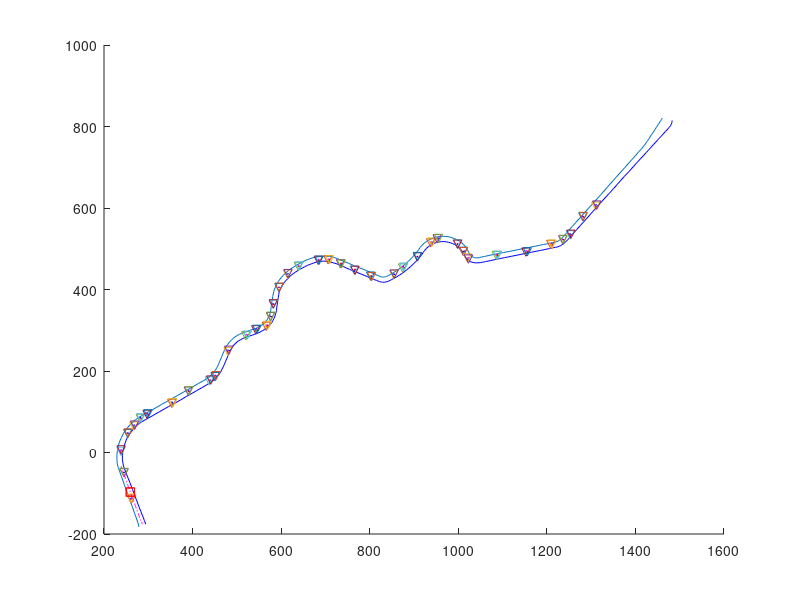
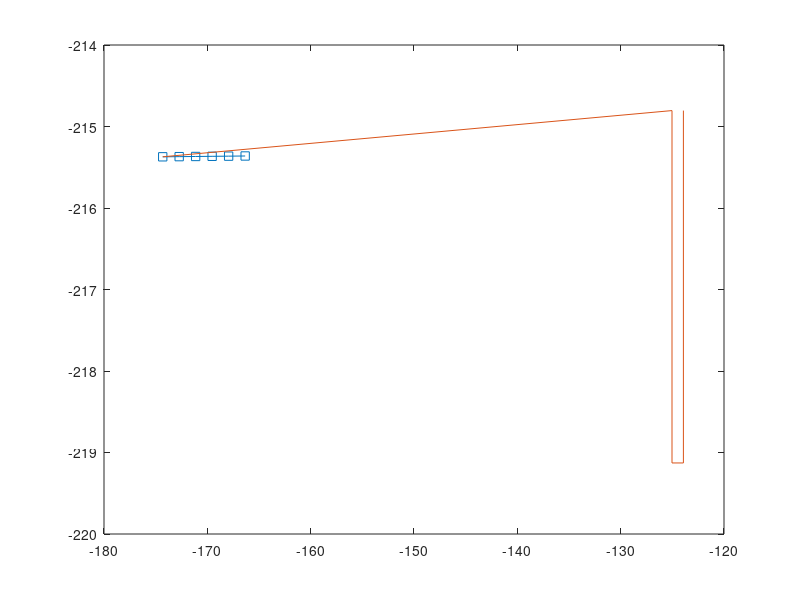

Reproduce these figures in MATLAB, in order. (Note: this script raises an error after producing the figures.)
clear all
close all
clc
%% Load test data
load('Init_MPC_test.mat')

%%
h1=figure;
hold on
plot(bl_x,bl_y,br_x,br_y,'b');%cline_x,cline_y,'--',
for pp=1:nobs
    plot(Xobs{pp}(1:2,1),Xobs{pp}(1:2,2),'-r')
    plot(Xobs{pp}(2:3,1),Xobs{pp}(2:3,2),'-g')
    plot(Xobs{pp}(3:4,1),Xobs{pp}(3:4,2),'-b')
    plot(Xobs{pp}([4 1],1),Xobs{pp}([4 1],2),'-m')
    plot(obs_fm_mat(1,pp),obs_fm_mat(2,pp),'v')
    plot(obs_bm_mat(1,pp),obs_bm_mat(2,pp),'v')
end
figure(h1);
hold on
plot(x_ref(:,1),x_ref(:,3),'-.m');

%% Testing parameters
x=x_ref';
u=u_ref';
k=60;%Time index for testing
n_det=1;%Obstacle detected
pp=2;%Chosen obstacle
z_test=zeros(Ndec,1);
z_test=[reshape(x(:,k:k+horizon)-x_ref(k:k+horizon,:)',n*(horizon+1),1);reshape(u(:,k:k+horizon-1),m*(horizon),1)];
%%

go_left_mat=[];

figure(h1)
plot(x(1,k),x(3,k),'sr')

%     [mind2_obs,pp]=min((x(1,k)- obs_fm_mat(1,:)).^2+(x(3,k)- obs_fm_mat(2,:)).^2);

%Vehicle and obstacle points in obstacle C.S
R_obs=[cos(th_obs(pp)) sin(th_obs(pp));-sin(th_obs(pp)) cos(th_obs(pp))];;%Rotation matrix to get from world CS to obstacle CS
xvl=R_obs*[x(1,k);x(3,k)];
xobl=R_obs*[obs_x_mat(:,pp)';obs_y_mat(:,pp)'];

xv_test=R_obs*[x(1,k:k+horizon);x(3,k:k+horizon)];

h2=figure
plot(xv_test(1,:),xv_test(2,:),'-s')
%                 plot(xvl(1),xvl(2),'s')
hold on
plot([xvl(1) xobl(1,:)],[xvl(2) xobl(2,:)],'-')

%             keyboard


%Inequality constraints for obstacles

if n_det>0
    figure(h1)
    plot(x(1,k),x(3,k),'sr')
    %Index of closest obstacle
    %         [mind2_obs,pp]=min((x(1,k)- obs_fm_mat(1,:)).^2+(x(3,k)- obs_fm_mat(2,:)).^2);
    %
    % %         for pp=1:n_det %Loop over obstacles wthin range
    %             %Vehicle and obstacle points in obstacle C.S
    %             R_obs=[cos(th_obs(pp)) sin(th_obs(pp));-sin(th_obs(pp)) cos(th_obs(pp))];;%Rotation matrix to get from world CS to obstacle CS
    %             xvl=R_obs*[x(1,k);x(3,k)];
    %             xobl=R_obs*[obs_x_mat(:,pp)';obs_y_mat(:,pp)'];
    %             h2=figure
    %             plot(xvl(1),xvl(2),'s')
    %             hold on
    %             plot(xobl(1,:),xobl(2,:),'-')
    % %             keyboard
    if (xvl(1)<max(xobl(1,:)))
        
        %Perpendicular distances from left side of obstacle to left side of track
        pdist1=perp_dist(obs_x_mat(1,pp),obs_y_mat(1,pp),TestTrack.bl);
        pdist4=perp_dist(obs_x_mat(4,pp),obs_y_mat(4,pp),TestTrack.bl);
        pdistl=min(pdist1,pdist4);
        %Perpendicular distances from right side of obstacle to right side of track
        pdist2=perp_dist(obs_x_mat(2,pp),obs_y_mat(2,pp),TestTrack.br);
        pdist3=perp_dist(obs_x_mat(3,pp),obs_y_mat(3,pp),TestTrack.br);
        pdistr=min(pdist2,pdist3);
        %Which side of obstacle is closest to car
        [mind2,indmin]=min((xvl(1)- obs_x_mat(1:2,pp)).^2+(x(3,k)- obs_y_mat(1:2,pp)).^2);
        
        if (indmin==1 && pdistl>lim_pdist) %left side is closer and there is space to go on that side
            goleft=1;
        elseif (indmin==2 && pdistr>lim_pdist) %right side is closer and there is space to go on that side
            goleft=0;
        else
            if (pdistl>pdistr)%More space on left side even if its lower than limit
                goleft=1;
            else %More space on left side even if its lower than limit
                goleft=0;
            end
        end
        go_left_mat=[go_left_mat goleft];
        %Get slopes and y-intercepts of constraining lines
        if (goleft==1) %Going left
            if ( xvl(1)<xobl(1,1)) %if car is approximately  in front of obstacle
                m_cons=(xobl(2,1)-xvl(2))/(xobl(1,1)-xvl(1));
                c_cons=xvl(2)-m_cons*xvl(1);
                flag_cons=1;
            elseif (xvl(1)>xobl(1,1) && xvl(1)<xobl(1,4)) %if car is approximately to the side of obstacle
                m_cons=(xobl(2,4)-xobl(2,1))/(xobl(1,4)-xobl(1,1));
                c_cons=xobl(2,1)-m_cons*xobl(1,1);
                flag_cons=1;
            else
                flag_cons=0;
            end
            
        else %Going right
            if( xvl(1)<xobl(1,2)) %if car is approximately  in front of obstacle
                m_cons=(xobl(2,2)-xvl(2))/(xobl(1,2)-xvl(1));
                c_cons=xvl(2)-m_cons*xvl(1);
                flag_cons=1;
            elseif (xvl(1)>xobl(1,2) && xvl(1)<xobl(1,3)) %if car is approximately to the side of obstacle
                m_cons=(xobl(2,3)-xobl(2,2))/(xobl(1,3)-xobl(1,2));
                c_cons=xobl(2,2)-m_cons*xobl(1,2);
                flag_cons=1;
            else
                flag_cons=0;
            end
        end
        
        if (flag_cons==1)
            Aex=zeros(1,Ndec);%zeros(horizon,Ndec);
            bex=zeros(1,1);
            if (goleft==1)
                %Extra constraint equations for going left
                Aex(1, horizon*n+[1 3])=[m_cons -1]*R_obs;
                bex(1,1)=-c_cons-[m_cons -1]*R_obs*[x_ref(k+horizon,1);x_ref(k+horizon,3)];
                %                         for lll=1:horizon
                %                             Aex(lll, lll*n+[1 3])=[m_cons -1]*R_obs;
                %                             bex(lll,1)=-c_cons-[m_cons -1]*R_obs*[x_ref(k+lll,1);x_ref(k+lll,3)];
                %                         end
            else
                %Extra constraint equations for going right
                Aex(1, horizon*n+[1 3])=-[m_cons -1]*R_obs;
                bex(1,1)=c_cons+[m_cons -1]*R_obs*[x_ref(k+horizon,1);x_ref(k+horizon,3)];
                %                         for lll=1:horizon
                %                             Aex(lll, lll*n+[1 3])=-[m_cons -1]*R_obs;
                %                             bex(lll,1)=c_cons+[m_cons -1]*R_obs*[x_ref(k+lll,1); x_ref(k+lll,3)];
                %                         end
            end
%             Aineq=[Aineq;Aex];
%             bineq=[bineq;bex];
        end
        flag_detect=1;
    else
        flag_detect=0;
    end
    %         end
end
%% Check stuff

Aex*z_test-bex%Test if last state at end of horizon is passing(constraint<0) or failing(constraint>0) 
go_left_mat
flag_cons